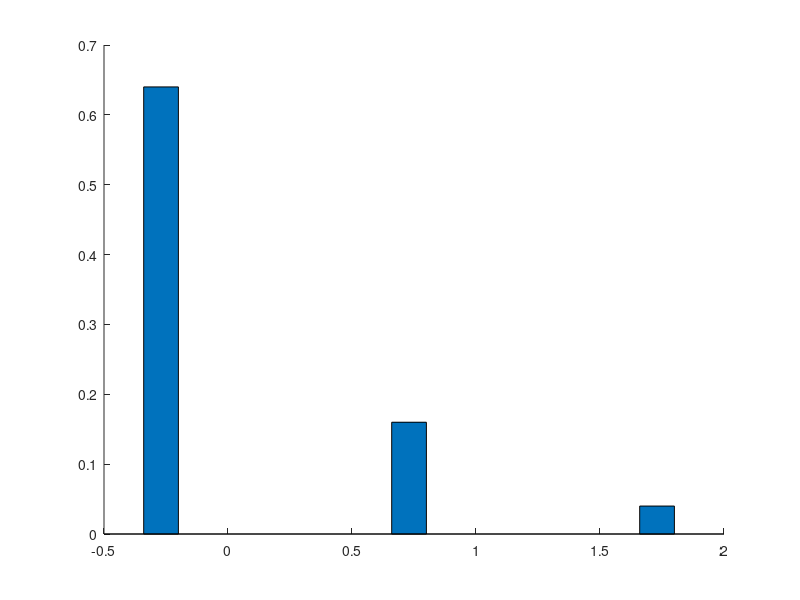

Source code (MATLAB): (Note: this script raises an error after producing the figure.)
% ----------------------------------------------------------------------
% Book:         SFS
% ----------------------------------------------------------------------
% Quantlet:     SFSLossDiscrete
% ----------------------------------------------------------------------
% Description:  Loss distribution of portfolio of two zero coupon bonds
%               with zero recovery.
%               Corresponds to excercise 18.3 in SFS.
% ----------------------------------------------------------------------
% Usage:        -
% ----------------------------------------------------------------------
% Inputs:       PD  - probability of default
%               RHO - correlation
% ----------------------------------------------------------------------
% Output:       plot of the portfolio loss distribution for four different
%               correlation paramenters.
% ----------------------------------------------------------------------
% Example:      the example is produced for the values:
%               PD = 0.2
%               RHO  = [0,0.2,0.5,1]
% -----------------------------------------------------------------------
% Author:       Szymon Borak 20090731
% -----------------------------------------------------------------------

close all
clear
clc

%Plots of correlation dependence in discrete case

L     = [0,1,2];
PD    = 0.2;
RHO   = [0,0.2,0.5,1];
PL012 = [];

for i =1:length(RHO)
    rho   = RHO(i);
    PL2   = rho*(1-PD)*PD + PD^2;
    PL1   = PD*(1-PD)*(1-rho);
    PL0   = (1-PD)-PD*(1-PD)*(1-rho);
    PL012 = [PL012,[PL0;PL1;PL2]];
end

bar(L,PL012,'group')
legend( ['\rho =' num2str(RHO(1))],['\rho=' num2str(RHO(2))],['\rho=' num2str(RHO(3))],['\rho = ' num2str(RHO(4))])

xlabel('Loss')
ylabel('Probability')
